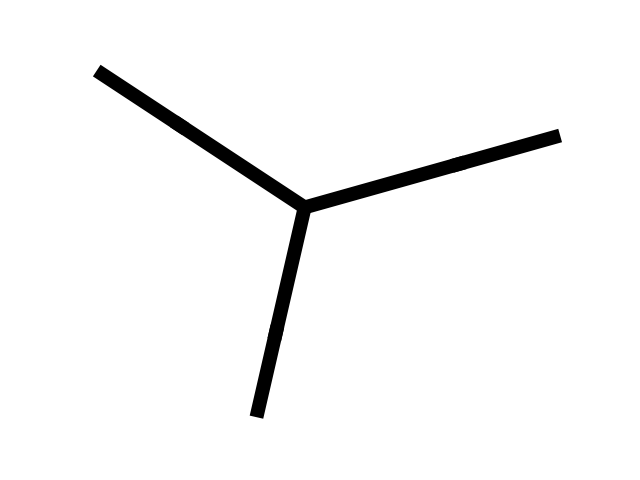
#> input picture GraphData/Thick1.png, 640 x 480 px
$ jupyter execute --allow-errors example.ipynb
#> lines starting #> are read from the running program, lines starting #| are printed output that depends on the picture
[cell 1]
from pydmtgraph.dmtgraph import DMTGraph
from pydmtgraph.helper import plotGraph

[cell 2]
import cv2
import numpy as np
import matplotlib as mpl
import matplotlib.pyplot as plt

[cell 3]
# helper functions to preprocess images
def blur(im, n_itr=5):
    im_blur = np.copy(im)
    for _ in range(n_itr):
        im_blur = cv2.GaussianBlur(im_blur, (3,3), 0)
    return im_blur

def sharpen(im, n_itr=5):
    kernel = 1/34 * np.array([[ 0,  0, -1,  0,  0],
                              [ 0, -1, -2, -1,  0],
                              [-1, -2, 17, -2, -1],
                              [ 0, -1, -2, -1,  0],
                              [ 0,  0, -1,  0,  0]])
    im_sharpen = np.copy(im)
    for _ in range(n_itr):
        im_sharpen += np.abs(cv2.filter2D(im_sharpen, -1, kernel))

    return im_sharpen

[cell 4]
img = cv2.imread("../GraphData/Thick1.png", cv2.IMREAD_GRAYSCALE).astype(np.double)
#> img: shape (480, 640) float64; min 0, max 255, mean 246.6
img = cv2.resize(img, (500, 500))
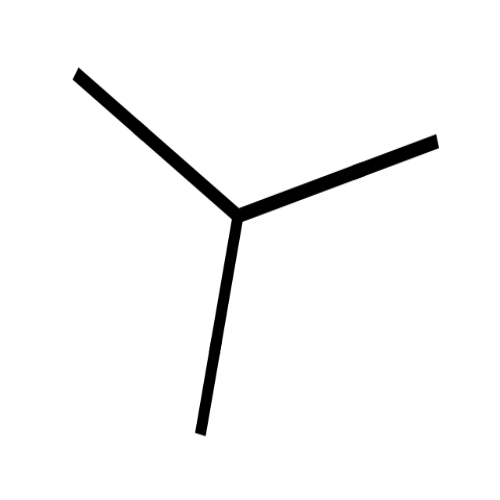
#> img: shape (500, 500) float64; min 0, max 255, mean 246.6
plt.imshow(img, cmap="gray")

[cell 5]
img = blur(img)
#> after the loop in blur, `for _ in range(n_itr):`:
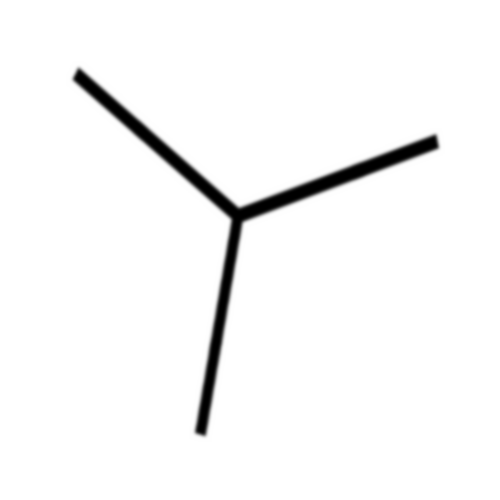
#> im_blur: shape (500, 500) float64; min 0, max 255, mean 246.6
img = sharpen(img)
img = blur(img)

$ run again, with GraphData/Thick0.png copied over GraphData/Thick1.png
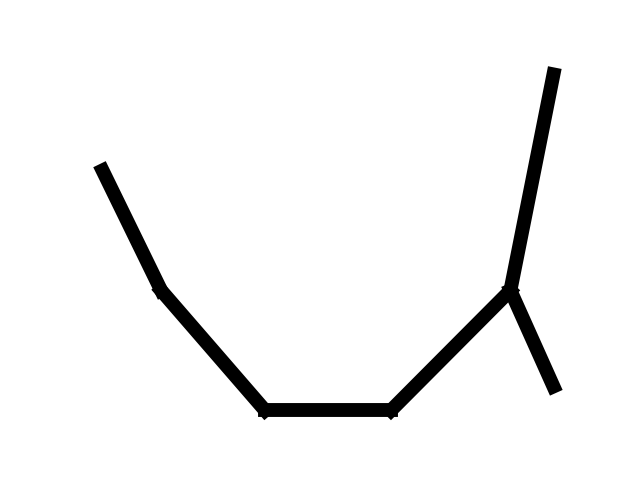
#> input picture GraphData/Thick0.png, 640 x 480 px
#> `img = cv2.resize(img, (500, 500))`:
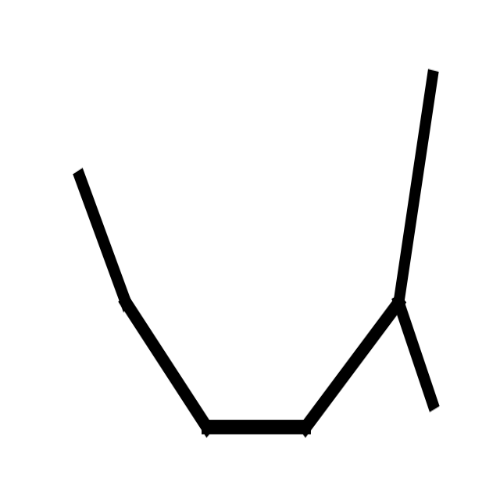
#> img: shape (500, 500) float64; min 0, max 255, mean 244.3
#> the loop in blur, `for _ in range(n_itr):` made 5 passes
#> pass 3, in blur, `im_blur = cv2.GaussianBlur(im_blur, (3,3), 0)`:
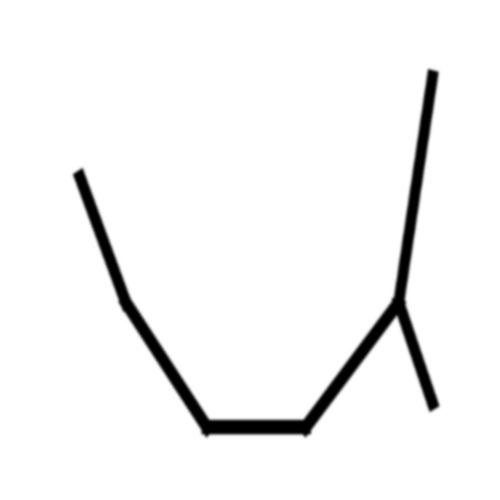
#> im_blur: shape (500, 500) float64; min 0, max 255, mean 244.3

$ run again, with GraphData/Thick2.png copied over GraphData/Thick1.png
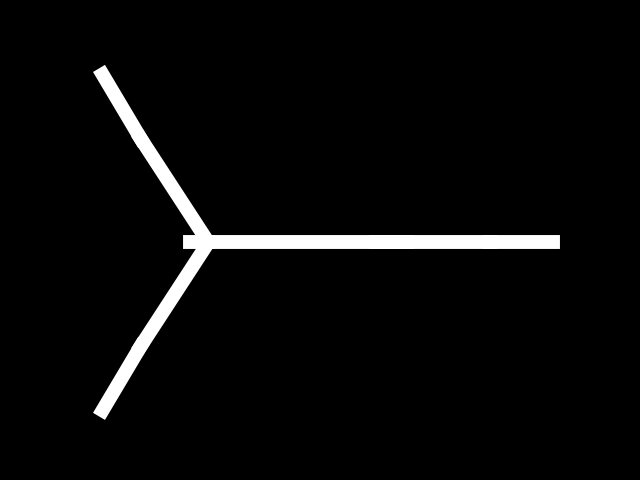
#> input picture GraphData/Thick2.png, 640 x 480 px
#> `img = cv2.resize(img, (500, 500))`:
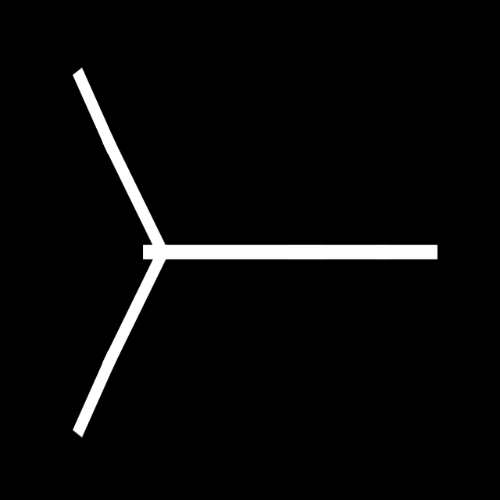
#> img: shape (500, 500) float64; min 0, max 255, mean 8.9
#> the loop in sharpen, `for _ in range(n_itr):` made 5 passes
#> pass 1, in sharpen, `im_sharpen += np.abs(cv2.filter2D(im_sharpen, -1, kernel))`:
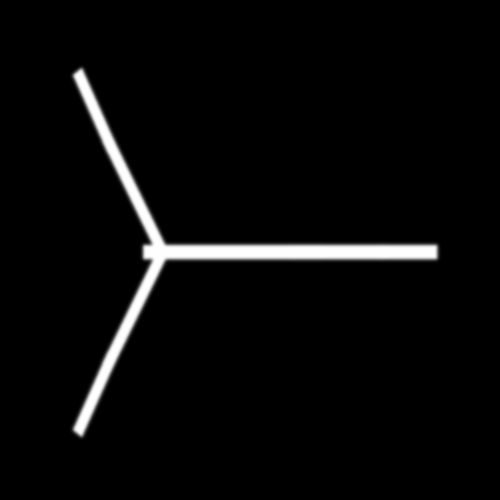
#> im_sharpen: shape (500, 500) float64; min 0, max 263.2, mean 9.3; drawn with min black and max white

$ run again, with GraphData/Thick3.png copied over GraphData/Thick1.png
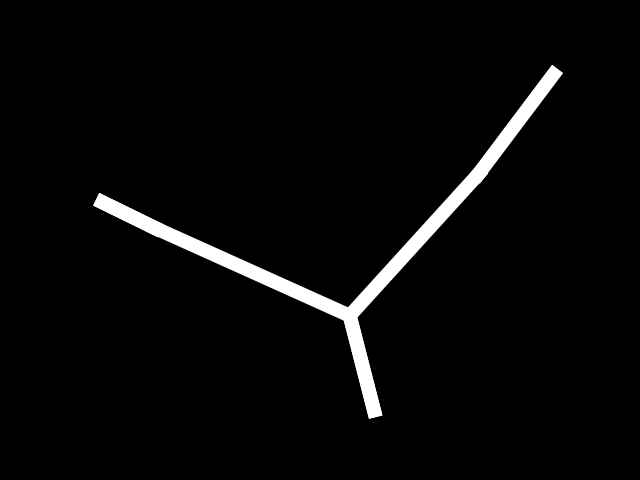
#> input picture GraphData/Thick3.png, 640 x 480 px
#> `img = cv2.resize(img, (500, 500))`:
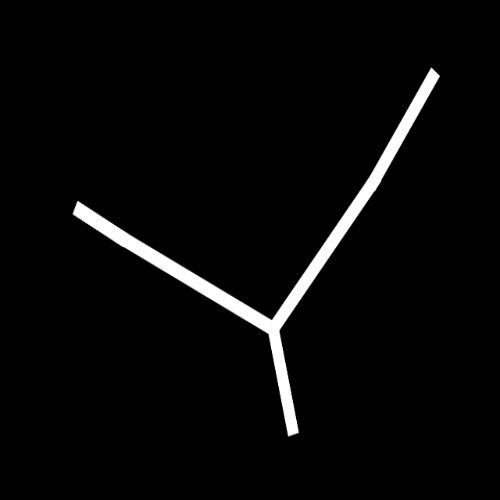
#> img: shape (500, 500) float64; min 0, max 255, mean 8.2
#> the loop in sharpen, `for _ in range(n_itr):` made 5 passes
#> pass 1, in sharpen, `im_sharpen += np.abs(cv2.filter2D(im_sharpen, -1, kernel))`:
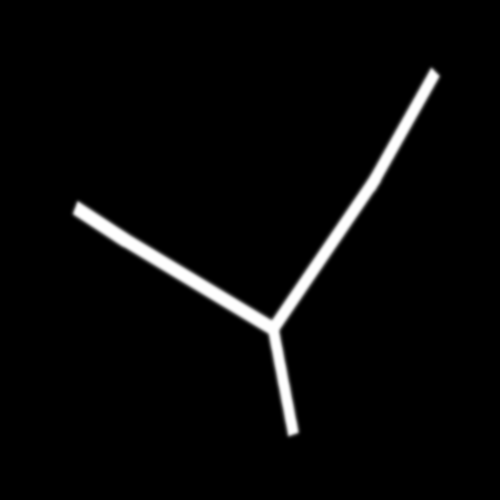
#> im_sharpen: shape (500, 500) float64; min 0, max 262.9, mean 8.5; drawn with min black and max white
